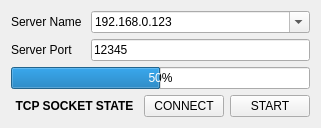
<?xml version="1.0" encoding="UTF-8"?>
<ui version="4.0">
 <class>MainWindow</class>
 <widget class="QMainWindow" name="MainWindow">
  <property name="geometry">
   <rect>
    <x>0</x>
    <y>0</y>
    <width>321</width>
    <height>127</height>
   </rect>
  </property>
  <property name="sizePolicy">
   <sizepolicy hsizetype="Preferred" vsizetype="Preferred">
    <horstretch>0</horstretch>
    <verstretch>0</verstretch>
   </sizepolicy>
  </property>
  <property name="windowTitle">
   <string>MainWindow</string>
  </property>
  <widget class="QWidget" name="centralWidget">
   <layout class="QGridLayout" name="gridLayout" rowstretch="0,0,0,0,0" columnstretch="0,1">
    <property name="horizontalSpacing">
     <number>9</number>
    </property>
    <item row="2" column="0" colspan="2">
     <widget class="QProgressBar" name="progressBar">
      <property name="value">
       <number>50</number>
      </property>
      <property name="alignment">
       <set>Qt::AlignCenter</set>
      </property>
     </widget>
    </item>
    <item row="1" column="1">
     <widget class="QLineEdit" name="leditServerPort">
      <property name="text">
       <string>12345</string>
      </property>
     </widget>
    </item>
    <item row="0" column="1">
     <widget class="QComboBox" name="comboServerName">
      <property name="editable">
       <bool>true</bool>
      </property>
      <item>
       <property name="text">
        <string>192.168.0.123</string>
       </property>
      </item>
     </widget>
    </item>
    <item row="1" column="0">
     <widget class="QLabel" name="labelServerPort">
      <property name="text">
       <string>Server Port</string>
      </property>
     </widget>
    </item>
    <item row="0" column="0">
     <widget class="QLabel" name="labelServerName">
      <property name="text">
       <string>Server Name</string>
      </property>
     </widget>
    </item>
    <item row="4" column="0" colspan="2">
     <layout class="QHBoxLayout" name="horizontalLayout" stretch="1,0,0">
      <item>
       <widget class="QLabel" name="labelSocketState">
        <property name="font">
         <font>
          <weight>75</weight>
          <bold>true</bold>
         </font>
        </property>
        <property name="text">
         <string>TCP SOCKET STATE</string>
        </property>
        <property name="alignment">
         <set>Qt::AlignCenter</set>
        </property>
       </widget>
      </item>
      <item>
       <widget class="QPushButton" name="btnConnect">
        <property name="text">
         <string>CONNECT</string>
        </property>
       </widget>
      </item>
      <item>
       <widget class="QPushButton" name="btnStart">
        <property name="text">
         <string>START</string>
        </property>
       </widget>
      </item>
     </layout>
    </item>
    <item row="3" column="0" colspan="2">
     <spacer name="verticalSpacer">
      <property name="orientation">
       <enum>Qt::Vertical</enum>
      </property>
      <property name="sizeHint" stdset="0">
       <size>
        <width>20</width>
        <height>40</height>
       </size>
      </property>
     </spacer>
    </item>
   </layout>
  </widget>
 </widget>
 <layoutdefault spacing="6" margin="11"/>
 <resources/>
 <connections/>
</ui>
